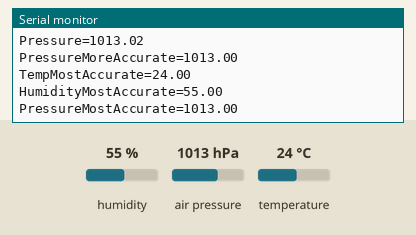
Simulated run of this sketch. Board: Arduino Uno, built with avr-gcc and run on an emulated ATmega328P. On the bench: the last lines printed to the serial monitor. Wiring (inferred from the names in the program): BME280 sensor at I2C address 0x76. Inputs (shaded band) come from the test bench; at power-on: humidity 55 %, air pressure 1013 hPa, temperature 24 °C.

Above: at 1.2 s.
1.3 s: humidity set to 22 %
4.3 s: air pressure set to 952 hPa
At 6.5 s:
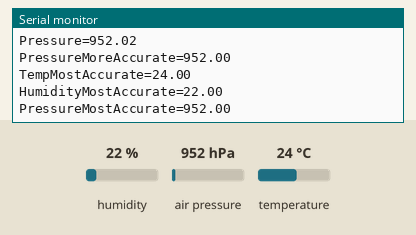
7.3 s: temperature set to 12 °C
At 11.4 s:
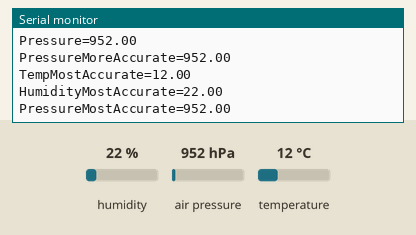
Timing chart, 0 to 12.9 s (numbered marks = the images above; inputs shaded):
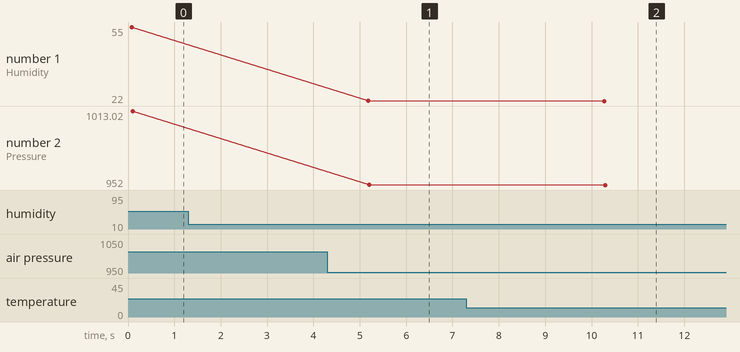

The sketch:

envSensorSerialTest.ino
```cpp
// (licence header left out)
#include "BME280_MOD-1022.h"
#include "Wire.h"


void setup() {
    //Initialize serial and wait for port to open:
    Serial.begin(9600);
    while (!Serial) {
    }
    Serial.println("Connection success");

    Wire.begin();


    unsigned int chipID = BME280.readChipId();

    Serial.print("ChipID = 0x");
    Serial.println(chipID, HEX);


    BME280.readCompensationParams();

    BME280.writeOversamplingPressure(os1x);
    BME280.writeOversamplingHumidity(os1x);
    BME280.writeOversamplingTemperature(os1x);

    BME280.writeStandbyTime(tsb_0p5ms);
    BME280.writeFilterCoefficient(fc_16);

    BME280.writeMode(smNormal);


    Serial.println("Environmental sensor initialized");
}

void loop() {
    while(BME280.isMeasuring()) {

    }

    BME280.readMeasurements();

    Serial.print("Temp=");
    Serial.println(BME280.getTemperature());  // must get temp first
    Serial.print("Humidity=");
    Serial.println(BME280.getHumidity());
    Serial.print("Pressure=");
    Serial.println(BME280.getPressure());
    Serial.print("PressureMoreAccurate=");
    Serial.println(BME280.getPressureMoreAccurate());  // use int64 calculcations
    Serial.print("TempMostAccurate=");
    Serial.println(BME280.getTemperatureMostAccurate());  // use double calculations
    Serial.print("HumidityMostAccurate=");
    Serial.println(BME280.getHumidityMostAccurate()); // use double calculations
    Serial.print("PressureMostAccurate=");
    Serial.println(BME280.getPressureMostAccurate()); // use double calculations

    delay(5000);
}
```

Measured:
- after the input at 4.3 s, the serial monitor: prints a new line after 0.90 s (image 1)
- after the input at 7.3 s, the serial monitor: prints a new line after 3.0 s (image 2)
- plotted number 2: 1013.02 → 952.02 after the input at 4.3 s
